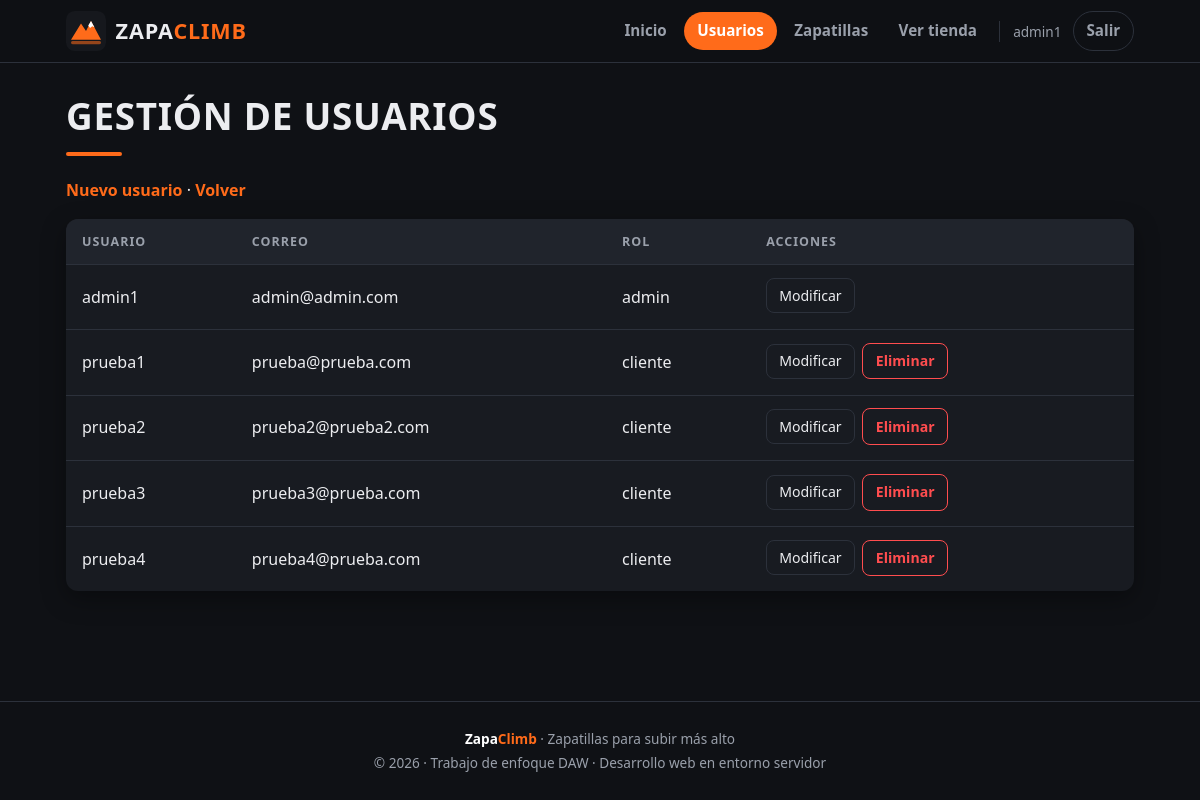
The page /cliente/admin_usuarios.php (signed in) on the database its author committed.
### tables this page shows
CREATE TABLE `usuario` (
  `id_usuario` int(11) NOT NULL AUTO_INCREMENT,
  `nombre_apellidos` varchar(100) NOT NULL,
  `rol` varchar(20) NOT NULL,
  `nombre_usuario` varchar(40) NOT NULL,
  `correo` varchar(150) NOT NULL,
  `password` varchar(255) NOT NULL,
  `direccion` varchar(150) NOT NULL,
  `telefono` varchar(15) NOT NULL,
  `genero` varchar(20) DEFAULT NULL,
  `fecha_nacimiento` date DEFAULT NULL,
  PRIMARY KEY (`id_usuario`),
  UNIQUE KEY `nombre_usuario` (`nombre_usuario`),
  UNIQUE KEY `correo` (`correo`)
);

### cliente/admin_usuarios.php (the view, shortened to what this page needs)
<?php
try {
  $bd = conectar();
  $consulta = $bd->query("SELECT id_usuario, nombre_usuario, correo, rol FROM usuario ORDER BY nombre_usuario");
  $usuarios = $consulta->fetchAll();
} catch (PDOException $e) {
  die("No se ha podido cargar la lista de usuarios.");
}
?>
<!DOCTYPE html>
<html lang="es">
<head>
  <link rel="stylesheet" href="css/estilos.css">
</head>
<body>
  <?php require "cabecera.php";  ?>
  <h1>Gestión de usuarios</h1>
  <p><a href="usuario_form.php">Nuevo usuario</a> · <a href="inicio.php">Volver</a></p>
  <table border="1">
    <tr><th>Usuario</th><th>Correo</th><th>Rol</th><th>Acciones</th></tr>
    <?php foreach ($usuarios as $usuario) { ?>
      <tr>
        <td><?= htmlspecialchars($usuario["nombre_usuario"]) ?></td>
        <td><?= htmlspecialchars($usuario["correo"]) ?></td>
        <td><?= htmlspecialchars($usuario["rol"]) ?></td>
        <td>
          <a href="usuario_form.php?id=<?= $usuario["id_usuario"] ?>">Modificar</a>
          <?php if ($usuario["id_usuario"] != $_SESSION["id_usuario"]) { ?>
            <form action="../negocio/eliminar_usuario.php" method="post" style="display:inline">
              <button type="submit" onclick="return confirm('¿Eliminar este usuario?')">Eliminar</button>
            </form>
          <?php } ?>
        </td>
      </tr>
    <?php } ?>
  </table>
<?php require "pie.php"; ?>
</body>
</html>

### cliente/css/estilos.css (style rules this page uses)
:root { --fondo: #0f1115; --superficie: #181b21; --superficie-2: #20242c; --borde: #2c313b; --texto: #ecedf0; --texto-suave: #9aa0ab; --naranja: #ff6b1a; --naranja-oscuro: #e0550a; --rojo: #ff4d4f; --verde: #3ecf8e; --radio: 12px; --sombra: 0 8px 24px rgba(0, 0, 0, .35); }
* { box-sizing: border-box; }
html { font-size: 16px; }
body { margin: 0; min-height: 100vh; display: flex; flex-direction: column; background: var(--fondo); color: var(--texto); font-family: system-ui, -apple-system, "Segoe UI", Roboto, Arial, sans-serif; line-height: 1.55; }
a { color: var(--naranja); text-decoration: none; }
h1, h2 { margin: 0 0 .6em; line-height: 1.15; letter-spacing: .02em; }
h1 { font-size: clamp(1.6rem, 4vw, 2.3rem); text-transform: uppercase; font-weight: 800; }
h1::after { content: ""; display: block; width: 56px; height: 4px; margin-top: .4em; border-radius: 2px; background: var(--naranja); }
p { margin: 0 0 1em; }
button { font: inherit; font-weight: 700; cursor: pointer; border: 0; border-radius: 8px; padding: .6rem 1.1rem; background: var(--naranja); color: #fff; transition: background .15s, transform .1s; }
form[action*="eliminar"] button { background: transparent; color: var(--rojo); border: 1px solid var(--rojo); }
table { width: 100%; border-collapse: collapse; border: 0; background: var(--superficie); border-radius: var(--radio); overflow: hidden; box-shadow: var(--sombra); margin-bottom: 1.5rem; }
th, td { border: 0; border-bottom: 1px solid var(--borde); padding: .8rem 1rem; text-align: left; vertical-align: middle; }
th { background: var(--superficie-2); color: var(--texto-suave); font-size: .78rem; text-transform: uppercase; letter-spacing: .08em; }
tr:last-child td { border-bottom: 0; }
td form { display: inline-flex; gap: .4rem; align-items: center; margin: 0 .2rem .2rem 0; }
td button { padding: .4rem .8rem; font-size: .88rem; }
td a { display: inline-block; padding: .35rem .75rem; margin: 0 .2rem .2rem 0; border: 1px solid var(--borde); border-radius: 8px; font-size: .88rem; color: var(--texto); }
main > p:first-of-type a { font-weight: 600; }

### rows shown on the page
usuario: nombre_usuario "admin1", correo "admin@admin.com", rol "admin"
usuario: nombre_usuario "prueba1", correo "prueba@prueba.com", rol "cliente"
usuario: nombre_usuario "prueba2", correo "prueba2@prueba2.com", rol "cliente"
usuario: nombre_usuario "prueba3", correo "prueba3@prueba.com", rol "cliente"
usuario: nombre_usuario "prueba4", correo "prueba4@prueba.com", rol "cliente"

### other values the page prints
$_SESSION["nombre_usuario"] "admin1"
